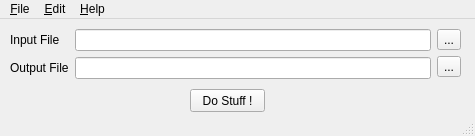
<?xml version="1.0" encoding="UTF-8"?>
<ui version="4.0">
 <class>MainWindow</class>
 <widget class="QMainWindow" name="MainWindow">
  <property name="geometry">
   <rect>
    <x>0</x>
    <y>0</y>
    <width>475</width>
    <height>136</height>
   </rect>
  </property>
  <property name="windowTitle">
   <string>AdtLib</string>
  </property>
  <widget class="QWidget" name="centralwidget">
   <widget class="QPushButton" name="pushButton">
    <property name="geometry">
     <rect>
      <x>190</x>
      <y>70</y>
      <width>75</width>
      <height>23</height>
     </rect>
    </property>
    <property name="text">
     <string>Do Stuff !</string>
    </property>
   </widget>
   <widget class="QWidget" name="layoutWidget">
    <property name="geometry">
     <rect>
      <x>10</x>
      <y>10</y>
      <width>451</width>
      <height>50</height>
     </rect>
    </property>
    <layout class="QHBoxLayout" name="horizontalLayout">
     <item>
      <layout class="QVBoxLayout" name="verticalLayout_3">
       <item>
        <widget class="QLabel" name="label_Input">
         <property name="text">
          <string>Input File</string>
         </property>
        </widget>
       </item>
       <item>
        <widget class="QLabel" name="label_Output">
         <property name="text">
          <string>Output File</string>
         </property>
        </widget>
       </item>
      </layout>
     </item>
     <item>
      <layout class="QVBoxLayout" name="verticalLayout">
       <item>
        <widget class="QLineEdit" name="lineEdit_Input">
         <property name="enabled">
          <bool>true</bool>
         </property>
        </widget>
       </item>
       <item>
        <widget class="QLineEdit" name="lineEdit_Output">
         <property name="enabled">
          <bool>true</bool>
         </property>
        </widget>
       </item>
      </layout>
     </item>
     <item>
      <layout class="QVBoxLayout" name="verticalLayout_2">
       <item>
        <widget class="QToolButton" name="toolButton_browse_Input">
         <property name="text">
          <string>...</string>
         </property>
        </widget>
       </item>
       <item>
        <widget class="QToolButton" name="toolButton_browse_Output">
         <property name="text">
          <string>...</string>
         </property>
        </widget>
       </item>
      </layout>
     </item>
    </layout>
   </widget>
  </widget>
  <widget class="QMenuBar" name="menubar">
   <property name="geometry">
    <rect>
     <x>0</x>
     <y>0</y>
     <width>475</width>
     <height>21</height>
    </rect>
   </property>
   <widget class="QMenu" name="menu_File">
    <property name="title">
     <string>&amp;File</string>
    </property>
    <addaction name="action_Open"/>
    <addaction name="action_Close"/>
    <addaction name="action_Quit"/>
   </widget>
   <widget class="QMenu" name="menu_Edit">
    <property name="title">
     <string>&amp;Edit</string>
    </property>
    <addaction name="action_Hohi"/>
    <addaction name="actionTic"/>
    <addaction name="actionTac"/>
   </widget>
   <widget class="QMenu" name="menu_Help">
    <property name="title">
     <string>&amp;Help</string>
    </property>
    <addaction name="action_About"/>
   </widget>
   <addaction name="menu_File"/>
   <addaction name="menu_Edit"/>
   <addaction name="menu_Help"/>
  </widget>
  <widget class="QStatusBar" name="statusbar"/>
  <action name="action_Open">
   <property name="text">
    <string>&amp;Open</string>
   </property>
  </action>
  <action name="action_Close">
   <property name="enabled">
    <bool>false</bool>
   </property>
   <property name="text">
    <string>&amp;Close</string>
   </property>
  </action>
  <action name="action_Quit">
   <property name="text">
    <string>&amp;Quit</string>
   </property>
  </action>
  <action name="action_Hohi">
   <property name="text">
    <string>&amp;Hohi</string>
   </property>
  </action>
  <action name="actionTic">
   <property name="checkable">
    <bool>true</bool>
   </property>
   <property name="checked">
    <bool>true</bool>
   </property>
   <property name="text">
    <string>Tic</string>
   </property>
  </action>
  <action name="actionTac">
   <property name="checkable">
    <bool>true</bool>
   </property>
   <property name="text">
    <string>Tac</string>
   </property>
  </action>
  <action name="action_About">
   <property name="text">
    <string>&amp;About</string>
   </property>
  </action>
 </widget>
 <resources/>
 <connections/>
</ui>
